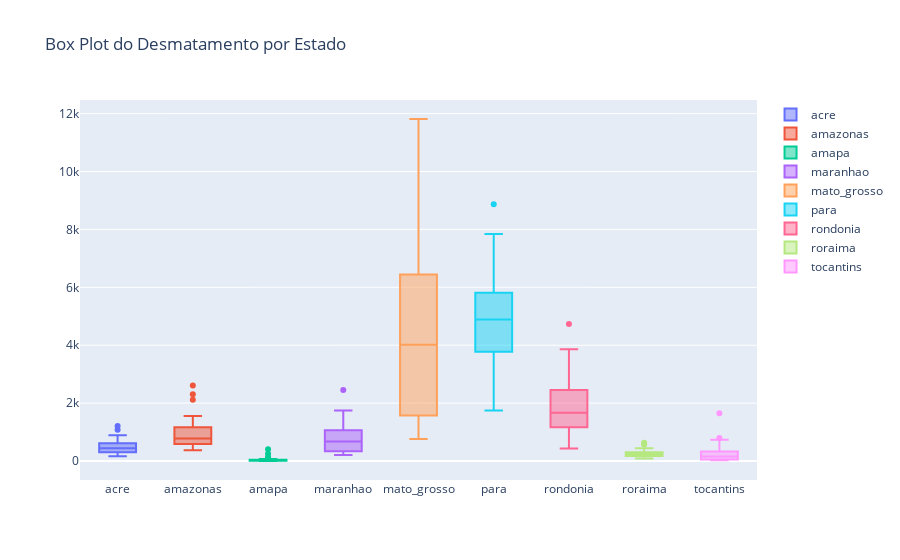

This figure's notebook cell:
### Markdown cell above
## GRAFICO BOX PLOT

### Code cell
# GRAFICO DE BOXPLOT DE DESMATAMENTO POR ESTADO
def box(df, title):
	fig = go.Figure()
	for coluna in df.columns:
		if coluna != 'ano':
			fig.add_trace(go.Box(y=df[coluna], name=coluna))
	fig.update_layout(title=title)
	fig.show()
	
box(df_desmatamento, 'Box Plot do Desmatamento por Estado')

### Figure 1 — Plotly figure (JSON) as saved in the notebook; plotly's stock layout.template omitted (floating-point values rounded to 4 significant figures)
{"data": [{"name": "acre", "type": "box", "y": [620, 540, 550, 380, 400, 482, 482, 1208, 433, 358, 536, 441, 547, 419, 883, 1078, 728, 592, 398, 184, 254, 167, 259, 280, 305, 221, 309, 264, 372, 257, 444, 682, 706, 889, 847]}, {"name": "amazonas", "type": "box", "y": [1510, 1180, 520, 980, 799, 370, 370, 2114, 1023, 589, 670, 720, 612, 634, 885, 1558, 1232, 775, 788, 610, 604, 405, 595, 502, 523, 583, 500, 712, 1129, 1001, 1045, 1434, 1512, 2306, 2607]}, {"name": "amapa", "type": "box", "y": [60, 130, 250, 410, 36, 0, 0, 9, 0, 18, 30, 0, 0, 7, 0, 25, 46, 33, 30, 39, 100, 70, 53, 66, 27, 23, 31, 25, 17, 24, 24, 32, 24, 17, 6]}, {"name": "maranhao", "type": "box", "y": [2450, 1420, 1100, 670, 1135, 372, 372, 1745, 1061, 409, 1012, 1230, 1065, 958, 1085, 993, 755, 922, 674, 631, 1271, 828, 712, 396, 269, 403, 257, 209, 258, 265, 253, 237, 336, 350, 282]}, {"name": "mato_grosso", "type": "box", "y": [5140, 5960, 4020, 2840, 4674, 6220, 6220, 10391, 6543, 5271, 6466, 6963, 6369, 7703, 7892, 10405, 11814, 7145, 4333, 2678, 3258, 1049, 871, 1120, 757, 1139, 1075, 1601, 1489, 1561, 1490, 1702, 1779, 2213, 1906]}, {"name": "para", "type": "box", "y": [6990, 5750, 4890, 3780, 3787, 4284, 4284, 7845, 6135, 4139, 5829, 5111, 6671, 5237, 7510, 7145, 8870, 5899, 5659, 5526, 5607, 4281, 3770, 3008, 1741, 2346, 1887, 2153, 2992, 2433, 2744, 4172, 4899, 5238, 4141]}, {"name": "rondonia", "type": "box", "y": [2340, 1430, 1670, 1110, 2265, 2595, 2595, 4730, 2432, 1986, 2041, 2358, 2465, 2673, 3099, 3597, 3858, 3244, 2049, 1611, 1136, 482, 435, 865, 773, 932, 684, 1030, 1376, 1243, 1316, 1257, 1273, 1673, 1512]}, {"name": "roraima", "type": "box", "y": [290, 630, 150, 420, 281, 240, 240, 220, 214, 184, 223, 220, 253, 345, 84, 439, 311, 133, 231, 309, 574, 121, 256, 141, 124, 170, 219, 156, 202, 132, 195, 590, 297, 315, 240]}, {"name": "tocantins", "type": "box", "y": [1650, 730, 580, 440, 409, 333, 333, 797, 320, 273, 576, 216, 244, 189, 212, 156, 158, 271, 124, 63, 107, 61, 49, 40, 52, 74, 50, 57, 58, 31, 25, 23, 25, 37, 27]}], "layout": {"title": {"text": "Box Plot do Desmatamento por Estado"}}}
